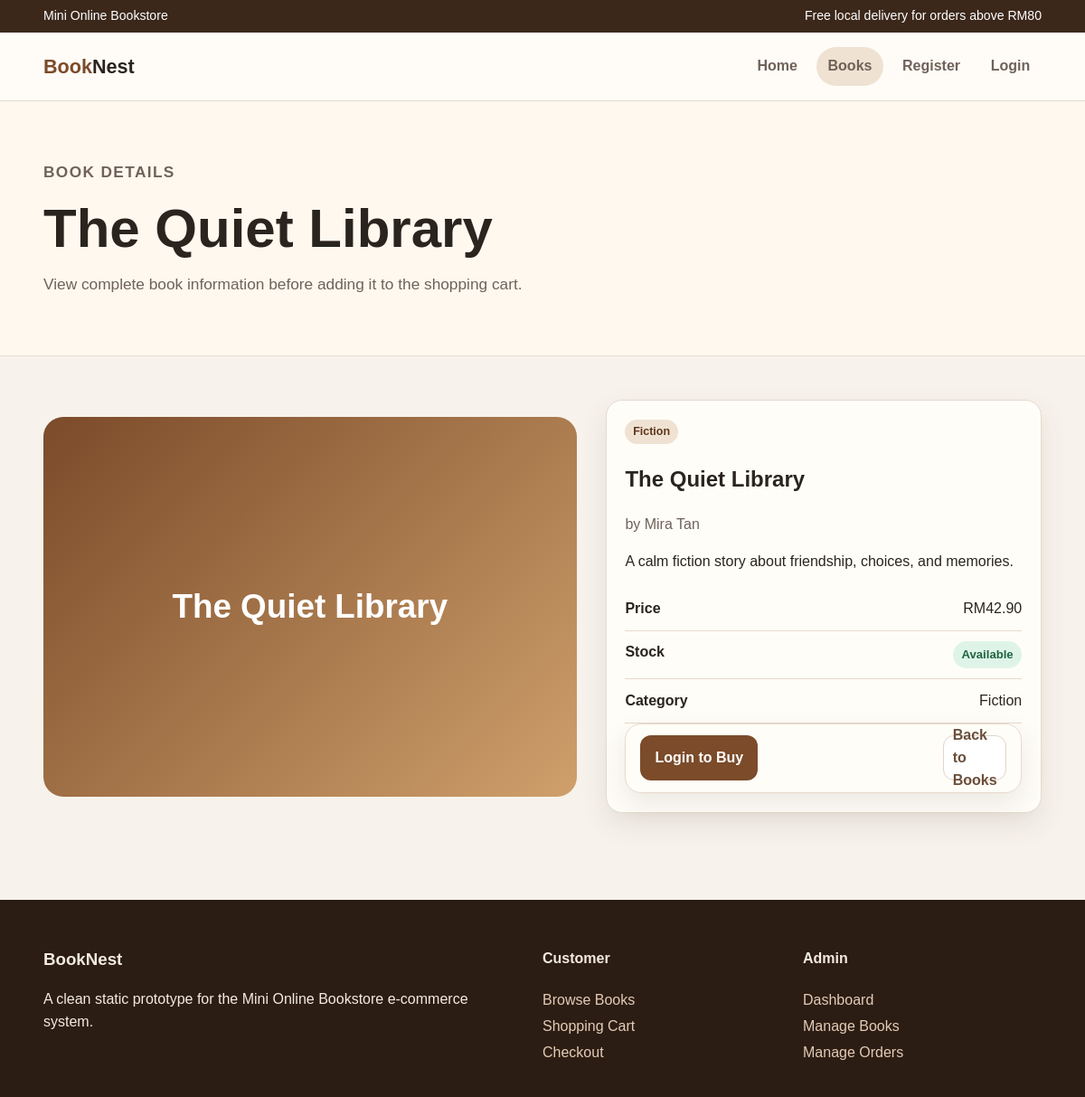
The page /books/book-detail.php?id=1 on the database its author committed.
### tables this page shows
CREATE TABLE `books` (
  `book_id` int(11) NOT NULL,
  `title` varchar(150) NOT NULL,
  `author` varchar(100) NOT NULL,
  `category` varchar(50) NOT NULL,
  `price` decimal(10,2) NOT NULL,
  `stock` int(11) NOT NULL,
  `description` text DEFAULT NULL,
  `image` varchar(255) DEFAULT NULL,
  `created_at` timestamp NOT NULL DEFAULT current_timestamp()
);

### app.php (called while the page is built, shortened)
<?php
function isLoggedIn() {
    return isset($_SESSION['user_id']);
}
function isCustomer() {
    return isset($_SESSION['user_role']) && $_SESSION['user_role'] === 'customer';
}
?>

### books/book-detail.php (the view, shortened to what this page needs)
<?php
include '../app.php';
$book_id = $_GET['id'];
$stmt    = $conn->prepare("SELECT * FROM books WHERE book_id = ?");
$stmt->bind_param("i", $book_id);
$stmt->execute();
$result = $stmt->get_result();
$book = $result->fetch_assoc();
?>
<!DOCTYPE html>
<html lang="en">
<head>
    <link rel="stylesheet" href="../css/style.css">
</head>
<body>
    <div class="topbar">
        <div class="container">
            <span>Mini Online Bookstore</span>
            <span>Free local delivery for orders above RM80</span>
        </div>
    </div>
    <header class="navbar">
        <div class="container nav-inner">
            <a class="brand" href="../index.php">Book<span>Nest</span></a>
            <nav class="nav-links">
                <a href="../index.php">Home</a>
                <a class="active" href="books.php">Books</a>
                <?php if (!isLoggedIn()): ?>
                    <a href="../auth/register.php">Register</a>
                    <a href="../auth/login.php">Login</a>
                <?php elseif (isAdmin()): ?>
                    <a href="../admin/admin-dashboard.php">Dashboard</a>
                    <a href="../auth/logout.php">Logout</a>
                <?php endif; ?>
            </nav>
        </div>
    </header>
    <section class="page-title">
        <div class="container">
            <p class="eyebrow">Book Details</p>
            <h1><?php echo htmlspecialchars($book['title']); ?></h1>
            <p>View complete book information before adding it to the shopping cart.</p>
        </div>
    </section>
    <main class="section">
        <div class="container two-col">
            <div class="detail-cover">
                <?php echo htmlspecialchars($book['title']); ?>
            </div>
            <div class="form-card">
                <span class="tag"><?php echo htmlspecialchars($book['category']); ?></span>
                <h2><?php echo htmlspecialchars($book['title']); ?></h2>
                <p class="meta">by <?php echo htmlspecialchars($book['author']); ?></p>
                <p><?php echo htmlspecialchars($book['description']); ?></p>
                <div>
                    <div class="info-row">
                        <strong>Price</strong>
                        <span>RM<?php echo number_format($book['price'], 2); ?></span>
                    </div>
                    <div class="info-row">
                        <strong>Stock</strong>
                        <span>
                            <?php if ($book['stock'] > 0): ?>
                                <span class="status completed">Available</span>
                            <?php else: ?>
                                <span class="status cancelled">Out of Stock</span>
                            <?php endif; ?>
                        </span>
                    </div>
                    <div class="info-row">
                        <strong>Category</strong>
                        <span><?php echo htmlspecialchars($book['category']); ?></span>
                    </div>
                </div>
                <div class="actions">
                    <?php if (isCustomer() && $book['stock'] > 0): ?>
                        <a class="btn" href="../orders/cart.php?add=<?php echo $book['book_id']; ?>">
                            Add to Cart
                        </a>
                    <?php elseif (!isLoggedIn()): ?>
                        <a class="btn" href="../auth/login.php">
                            Login to Buy
                        </a>
                    <?php else: ?>
                        <button class="btn" disabled>Out of Stock</button>
                    <?php endif; ?>
                    <a class="btn secondary" href="books.php">Back to Books</a>
                </div>
            </div>
        </div>
    </main>
    <footer class="footer">
        <div class="container footer-grid">
            <div>
                <h3>BookNest</h3>
                <p>A clean static prototype for the Mini Online Bookstore e-commerce system.</p>
            </div>
            <div>
                <h4>Customer</h4>
                <a href="books.php">Browse Books</a>
                <a href="../orders/cart.php">Shopping Cart</a>
                <a href="../orders/checkout.php">Checkout</a>
            </div>
            <div>
                <h4>Admin</h4>
                <a href="../admin/admin-dashboard.php">Dashboard</a>
                <a href="../admin/manage-books.php">Manage Books</a>
                <a href="../admin/manage-orders.php">Manage Orders</a>
            </div>
        </div>
    </footer>
</body>
</html>

### css/style.css (style rules this page uses)
:root { --bg: #f7f3ec; --paper: #fffdf8; --ink: #2a241f; --muted: #6f6259; --line: #e6dacc; --brand: #7b4b2a; --brand-dark: #5f361c; --accent: #b87945; --soft: #efe2d2; --shadow: 0 12px 30px rgba(70, 45, 25, .10); --radius: 18px; }
* { box-sizing: border-box; }
body { margin: 0; font-family: Arial, Helvetica, sans-serif; background: var(--bg); color: var(--ink); line-height: 1.55; }
a { text-decoration: none; color: inherit; }
.container { width: min(1120px, 92%); margin: auto; }
.topbar { background: #3c281b; color: #fff; padding: .45rem 0; font-size: .88rem; }
.topbar .container { display: flex; justify-content: space-between; gap: 1rem; flex-wrap: wrap; }
.navbar { position: sticky; top: 0; z-index: 10; background: rgba(255, 253, 248, .96); border-bottom: 1px solid var(--line); }
.nav-inner { display: flex; align-items: center; justify-content: space-between; padding: 1rem 0; gap: 1rem; }
.brand { font-weight: 800; font-size: 1.35rem; color: var(--brand); }
.brand span { color: var(--ink); }
.nav-links { display: flex; gap: .5rem; flex-wrap: wrap; }
.nav-links a { padding: .55rem .8rem; border-radius: 999px; color: var(--muted); font-weight: 600; }
.nav-links a:hover, .active { background: var(--soft); color: var(--brand-dark); }
.btn { display: inline-flex; align-items: center; justify-content: center; border: 0; border-radius: 12px; padding: .75rem 1rem; background: var(--brand); color: #fff; font-weight: 700; cursor: pointer; height: 50px; font-size: 16px; }
.btn.secondary { background: #ffffff; color: #6b4f3b; border: 1px solid #e0d5c8; padding: 0.4rem 1rem; transition: all 0.2s ease; width: 70px; font-size: 16px; }
.form-card { padding: 1.5rem; border-radius: 18px; }
.hero-grid, .two-col { display: grid; grid-template-columns: 1.1fr .9fr; align-items: center; gap: 2rem; }
.eyebrow { color: var(--accent); font-weight: 800; text-transform: uppercase; letter-spacing: .08em; font-size: .85rem; }
.hero h1, .page-title h1 { font-size: clamp(2rem, 5vw, 4rem); line-height: 1.05; margin: .5rem 0 1rem; }
.hero p, .page-title p { font-size: 1.08rem; color: var(--muted); max-width: 650px; }
.hero-card, .card, .form-card, .summary, .stat, .table-wrap { background: var(--paper); border: 1px solid var(--line); border-radius: var(--radius); box-shadow: var(--shadow); }
.actions { display: flex; gap: 0.8rem; align-items: center; justify-content: space-between; background: var(--paper); border: 1px solid var(--line); border-radius: var(--radius); padding: 0.8rem 1rem; box-shadow: var(--shadow); }
.section { padding: 3rem 0; }
.section-head p, .meta, .small { color: var(--muted); }
.tag { display: inline-block; background: var(--soft); color: var(--brand-dark); border-radius: 999px; padding: .25rem .55rem; font-size: .78rem; font-weight: 700; }
.page-title { padding: 3rem 0; background: #fff8ef; border-bottom: 1px solid var(--line); }
.detail-cover { min-height: 420px; border-radius: 22px; background: linear-gradient(135deg, #7b4b2a, #cfa06b); color: #fff; display: flex; align-items: center; justify-content: center; text-align: center; font-size: 2.3rem; font-weight: 900; padding: 2rem; }
.form-card, .summary { padding: 1.3rem; }
.info-row, .summary-row { display: flex; justify-content: space-between; gap: 1rem; border-bottom: 1px solid var(--line); padding: .7rem 0; }
.status { border-radius: 999px; padding: 0.3rem 0.6rem; font-size: 0.82rem; font-weight: 800; display: inline-block; }
.status.completed { background: #dff4e8; color: #216241; }
.footer { background: #2b1d14; color: #f5eadf; padding: 2rem 0; margin-top: 3rem; }
.footer-grid { display: grid; grid-template-columns: 2fr 1fr 1fr; gap: 1.5rem; }
.footer a { display: block; color: #e5cbb5; margin: .25rem 0; }

### rows shown on the page
books: title "The Quiet Library", category "Fiction", author "Mira Tan", description "A calm fiction story about friendship, choices, and memories.", price "42.90"
